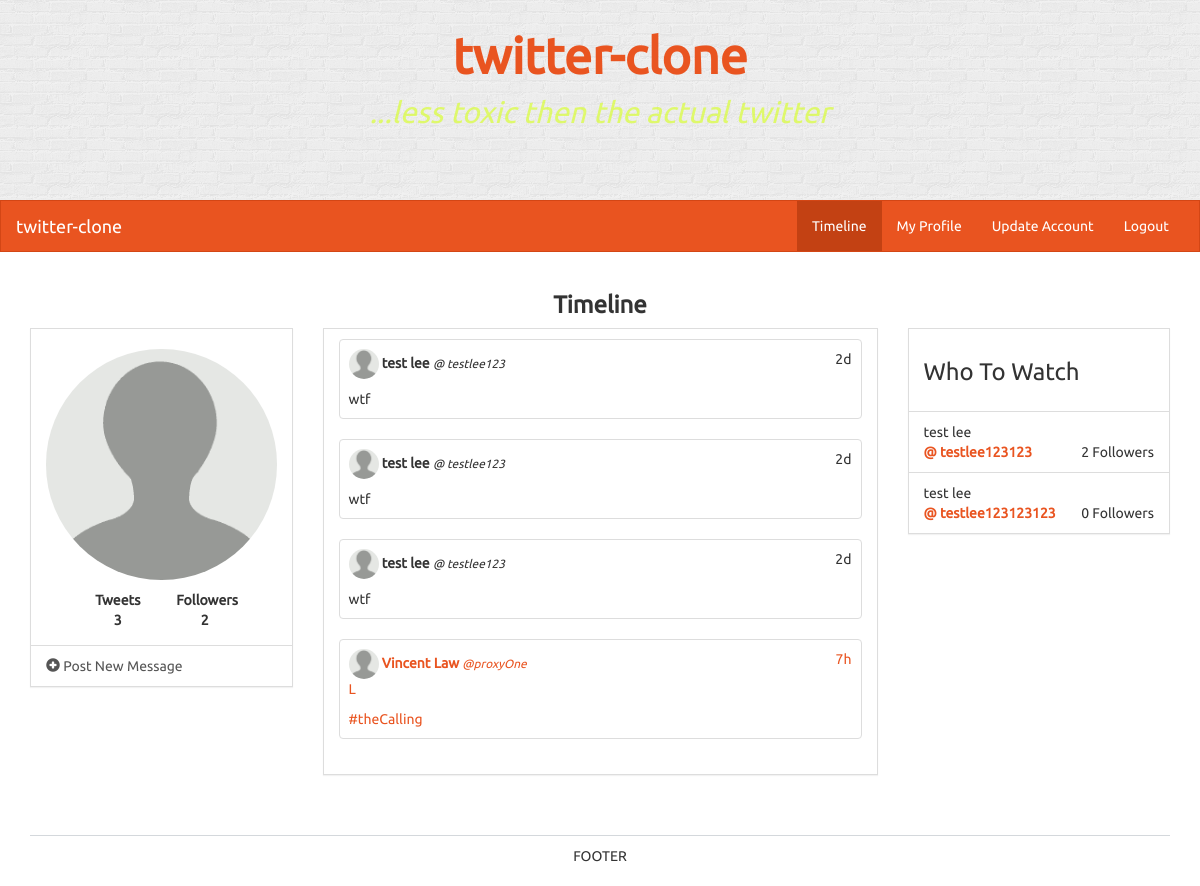
Before: /timeline/testlee123 (signed in) with the older database file.
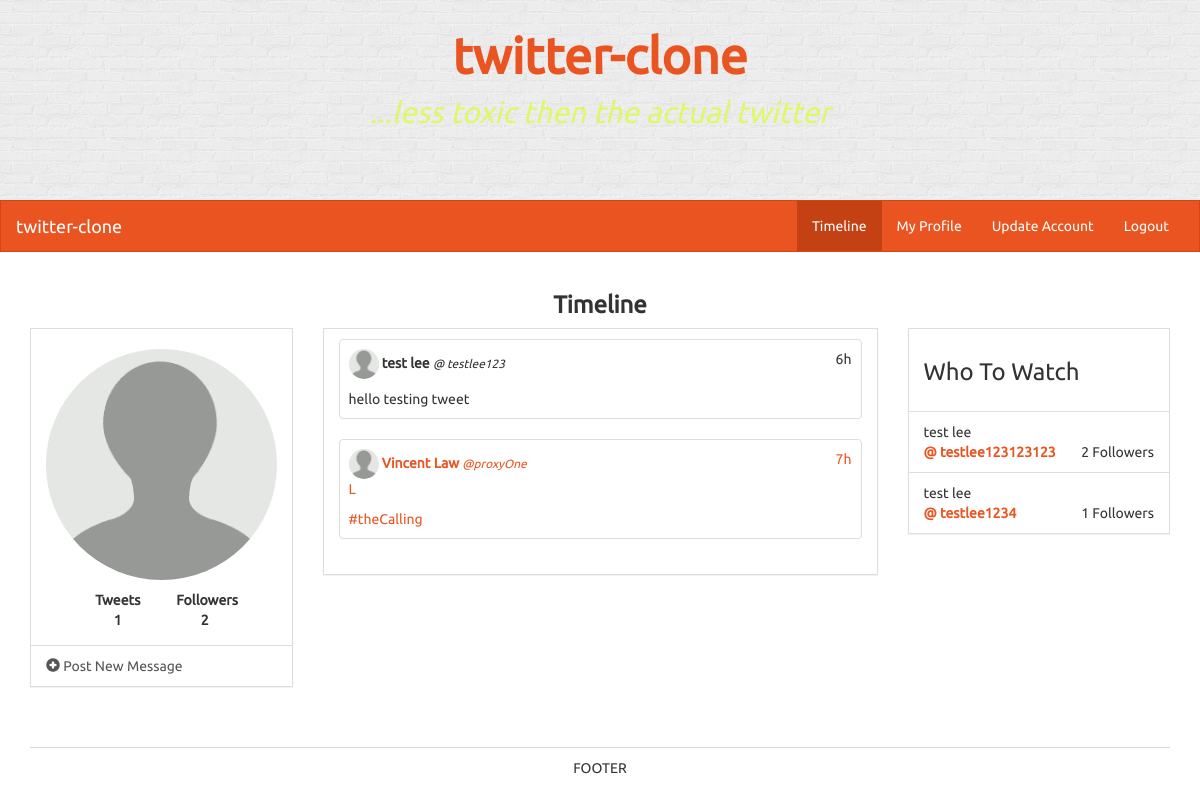
After: the same page with the newer database file.
### twitter_clone/models.py (models this page shows, shortened)
class Tweet(db.Model):
    id = db.Column(db.Integer, primary_key=True)
    user_id = db.Column(db.Integer, db.ForeignKey('user.id'))
    text = db.Column(db.String(140))
    date_created = db.Column(db.DateTime)

class User(UserMixin, db.Model):
    id = db.Column(db.Integer, primary_key=True)
    name = db.Column(db.String(100))
    username = db.Column(db.String(30))
    email = db.Column(db.String(120))
    image = db.Column(db.String(100), default='amon.png')
    password = db.Column(db.String(50))
    join_date = db.Column(db.DateTime)
    tweets = db.relationship('Tweet', backref='user', lazy='dynamic')
    following = db.relationship('User', secondary=followers,
        primaryjoin=(followers.c.follower_id == id),
        secondaryjoin=(followers.c.following_id == id),
        backref=db.backref('followers', lazy='dynamic'), lazy='dynamic')
    followed_by = db.relationship('User', secondary=followers,
        primaryjoin=(followers.c.following_id == id),
        secondaryjoin=(followers.c.follower_id == id),
        backref=db.backref('follower', lazy='dynamic'), lazy='dynamic')

### twitter_clone/routes.py (the view)
@app.route('/timeline', defaults={'username': None})
@app.route('/timeline/<username>')
def timeline(username):
    image_file = url_for('static', filename='imgs/' + current_user.image)
    form = TweetForm()
    if username:
        user = User.query.filter_by(username=username).first()
        if not user:
            abort(404)
        tweets = Tweet.query.filter_by(user=user).order_by(Tweet.date_created.desc()).all()
        total_tweets = len(tweets)
    else:
        user = current_user
        tweets = Tweet.query.join(followers, (followers.c.following_id == Tweet.user_id)).filter(followers.c.follower_id == current_user.id).order_by(Tweet.date_created.desc()).all()
        total_tweets = Tweet.query.filter_by(user=user).order_by(Tweet.date_created.desc()).count()
    current_time = datetime.now()
    followed_by_count = user.followed_by.count()
    who_to_watch = User.query.filter(User.id != user.id).order_by(db.func.random()).limit(4).all()
    return render_template('timeline.html', title="Timeline", form=form, tweets=tweets,
         current_time=current_time, current_user=user, total_tweets=total_tweets, who_to_watch=who_to_watch,
         followed_by_count=followed_by_count, image_file=image_file)

### twitter_clone/routes.py (called while the page is built)
@login_manager.user_loader
def load_user(user_id):
    return User.query.get(int(user_id))

@app.template_filter('time_passed')
def time_passed(seconds_since):
    seconds = seconds_since.total_seconds()
    days, seconds = divmod(seconds, 86400)
    hours, seconds = divmod(seconds, 3600)
    minutes, seconds = divmod(seconds, 60)
    if days > 0:
        return '%dd' % (days)
    elif hours > 0:
        return '%dh' % (hours)
    elif minutes > 0:
        return '%dm' % (minutes)
    else:
        return 'now'

### twitter_clone/templates/timeline.html (shortened to what the changed rows need)
{% extends "layout.html" %}
{% block content %}
<div class="container">
    <div class="row">
        <div class="col-lg-3">
            <div class="panel panel-default">
                <div class="panel-body">
                    <div class="row pad">
                        <div class="col-lg-4 col-lg-offset-2 text-center">
                            <strong>
                                Tweets <br />
                                {{ total_tweets }}
                            </strong>
                        </div>
                    </div>
                </div>
            </div>
        </div>
        <div class="col-lg-6">
            <div class="panel panel-default">
                <div class="panel-body">
                    {% for tweet in tweets %}
                        <div class="row">
                            <div class="col-xs-12 col-sm-12 col-md-12 col-lg-12">
                                <a href="{{ url_for('view_tweet', tweet_id=tweet.id) }}">
                                <div class="thumbnail">
                                    <div class="caption">
                                        <div class="row">
                                            <div class="col-lg-10">
                                                <img src="{{ url_for('static', filename='imgs/' + tweet.user.image) }}" style=" width: 30px; height: 30px;" class="img-circle">
                                                <strong> {{ tweet.user.name }}</strong>
                                                <small><em>@ {{ tweet.user.username }}</em></small>
                                            </div>
                                            <div class="col-lg-2 text-right">
                                                {{ (current_time - tweet.date_created) |time_passed }}
                                            </div>
                                        </div>
                                        <div class="row pad">
                                            <div class="col-lg-12">
                                                {{ tweet.text }}
                                            </div>
                                        </div>
                                    </div>
                                </div>
                            </div>
                        </div>
                    {% endfor %}
                </div>
            </div>
        </div>
        <div class="col-lg-3">
            <div class="panel panel-default">
                <ul class="list-group">
                     {% for user in who_to_watch %}
                        <li class="list-group-item">
                            {{ user.name }}
                            <div>
                                <strong><a href="{{ url_for('profile', username=user.username) }}"> @ {{ user.username }}</a></strong>
                                <span class="pull-right">
                                    {{ user.followed_by.all() |length }} Followers
                                </span>
                            </div>
                        {% endfor %}
                </ul>
            </div>
        </div>
    </div>
    </div>
{% endblock %}

Changed rows visible on the page:
removed Tweet: image (picture), user.name "test lee", user.username "testlee123", (current_time-tweet.date_created)|time_passed "2d", text "wtf"
removed Tweet: image (picture), user.name "test lee", user.username "testlee123", (current_time-tweet.date_created)|time_passed "2d", text "wtf"
changed Tweet "test lee": (current_time-tweet.date_created)|time_passed "2d" → "6h"; text "wtf" → "hello testing tweet"
changed User: username "testlee123123" → "testlee123123123"
changed User: username "testlee123123123" → "testlee1234"; followed_by.all|length "0" → "1"
Other visible differences:
{{ total_tweets }}: "3" → "1"
